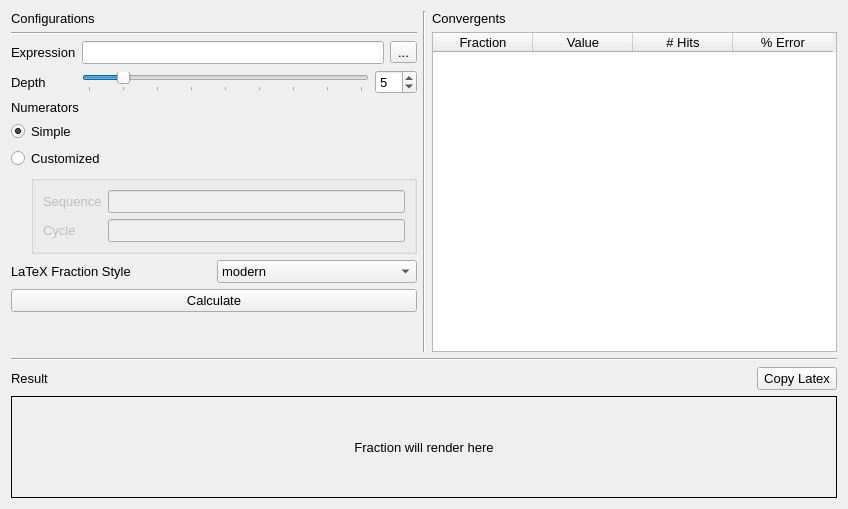
<?xml version="1.0" encoding="UTF-8"?>
<ui version="4.0">
 <class>MainWindow</class>
 <widget class="QWidget" name="MainWindow">
  <property name="geometry">
   <rect>
    <x>0</x>
    <y>0</y>
    <width>848</width>
    <height>509</height>
   </rect>
  </property>
  <property name="font">
   <font>
    <pointsize>10</pointsize>
   </font>
  </property>
  <property name="windowTitle">
   <string notr="true">Continued Fraction Calculator</string>
  </property>
  <layout class="QVBoxLayout" name="verticalLayout_7">
   <item>
    <layout class="QHBoxLayout" name="horizontalLayout_6">
     <item>
      <layout class="QVBoxLayout" name="verticalLayout_3">
       <property name="sizeConstraint">
        <enum>QLayout::SetMinimumSize</enum>
       </property>
       <item>
        <widget class="QLabel" name="label_7">
         <property name="text">
          <string>Configurations</string>
         </property>
        </widget>
       </item>
       <item>
        <widget class="Line" name="line_2">
         <property name="orientation">
          <enum>Qt::Horizontal</enum>
         </property>
        </widget>
       </item>
       <item>
        <layout class="QFormLayout" name="formLayout_2">
         <item row="0" column="0">
          <widget class="QLabel" name="label">
           <property name="text">
            <string>Expression</string>
           </property>
          </widget>
         </item>
         <item row="0" column="1">
          <layout class="QHBoxLayout" name="horizontalLayout_4">
           <item>
            <widget class="QLineEdit" name="expression_line_edit"/>
           </item>
           <item>
            <widget class="QToolButton" name="expression_configure_tool_button">
             <property name="toolTip">
              <string notr="true">Configure Expression Parser</string>
             </property>
             <property name="toolTipDuration">
              <number>-1</number>
             </property>
             <property name="text">
              <string>...</string>
             </property>
            </widget>
           </item>
          </layout>
         </item>
         <item row="1" column="0">
          <widget class="QLabel" name="label_2">
           <property name="text">
            <string>Depth</string>
           </property>
          </widget>
         </item>
         <item row="1" column="1">
          <layout class="QHBoxLayout" name="horizontalLayout_3">
           <item>
            <widget class="QSlider" name="depth_slider">
             <property name="minimumSize">
              <size>
               <width>125</width>
               <height>0</height>
              </size>
             </property>
             <property name="maximum">
              <number>40</number>
             </property>
             <property name="value">
              <number>5</number>
             </property>
             <property name="orientation">
              <enum>Qt::Horizontal</enum>
             </property>
             <property name="invertedAppearance">
              <bool>false</bool>
             </property>
             <property name="invertedControls">
              <bool>false</bool>
             </property>
             <property name="tickPosition">
              <enum>QSlider::TicksBelow</enum>
             </property>
             <property name="tickInterval">
              <number>5</number>
             </property>
            </widget>
           </item>
           <item>
            <widget class="QSpinBox" name="depth_spin_box">
             <property name="maximum">
              <number>40</number>
             </property>
             <property name="value">
              <number>5</number>
             </property>
            </widget>
           </item>
          </layout>
         </item>
        </layout>
       </item>
       <item>
        <layout class="QVBoxLayout" name="verticalLayout_2">
         <item>
          <widget class="QLabel" name="label_3">
           <property name="text">
            <string>Numerators</string>
           </property>
          </widget>
         </item>
         <item>
          <layout class="QVBoxLayout" name="verticalLayout">
           <item>
            <widget class="QRadioButton" name="numerators_simple_radio_button">
             <property name="text">
              <string>Simple</string>
             </property>
             <property name="checked">
              <bool>true</bool>
             </property>
            </widget>
           </item>
           <item>
            <widget class="QRadioButton" name="numerators_customized_radio_button">
             <property name="text">
              <string>Customized</string>
             </property>
            </widget>
           </item>
           <item>
            <layout class="QHBoxLayout" name="horizontalLayout_2">
             <item>
              <spacer name="horizontalSpacer">
               <property name="orientation">
                <enum>Qt::Horizontal</enum>
               </property>
               <property name="sizeType">
                <enum>QSizePolicy::Minimum</enum>
               </property>
               <property name="sizeHint" stdset="0">
                <size>
                 <width>20</width>
                 <height>20</height>
                </size>
               </property>
              </spacer>
             </item>
             <item>
              <widget class="QGroupBox" name="numerator_customized_option_group">
               <property name="enabled">
                <bool>false</bool>
               </property>
               <layout class="QFormLayout" name="formLayout">
                <item row="0" column="0">
                 <widget class="QLabel" name="label_4">
                  <property name="text">
                   <string>Sequence</string>
                  </property>
                 </widget>
                </item>
                <item row="0" column="1">
                 <widget class="QLineEdit" name="numerators_sequence_line_edit"/>
                </item>
                <item row="1" column="0">
                 <widget class="QLabel" name="label_5">
                  <property name="text">
                   <string>Cycle</string>
                  </property>
                 </widget>
                </item>
                <item row="1" column="1">
                 <widget class="QLineEdit" name="numerators_cycle_line_edit"/>
                </item>
               </layout>
              </widget>
             </item>
            </layout>
           </item>
          </layout>
         </item>
        </layout>
       </item>
       <item>
        <layout class="QHBoxLayout" name="horizontalLayout">
         <item>
          <widget class="QLabel" name="label_6">
           <property name="text">
            <string>LaTeX Fraction Style</string>
           </property>
          </widget>
         </item>
         <item>
          <widget class="QComboBox" name="display_format_combo_box">
           <item>
            <property name="text">
             <string notr="true">modern</string>
            </property>
           </item>
           <item>
            <property name="text">
             <string notr="true">legacy</string>
            </property>
           </item>
          </widget>
         </item>
        </layout>
       </item>
       <item>
        <widget class="QPushButton" name="calculate_push_button">
         <property name="text">
          <string>Calculate</string>
         </property>
        </widget>
       </item>
       <item>
        <spacer name="verticalSpacer">
         <property name="orientation">
          <enum>Qt::Vertical</enum>
         </property>
         <property name="sizeHint" stdset="0">
          <size>
           <width>20</width>
           <height>40</height>
          </size>
         </property>
        </spacer>
       </item>
      </layout>
     </item>
     <item>
      <widget class="Line" name="line">
       <property name="orientation">
        <enum>Qt::Vertical</enum>
       </property>
      </widget>
     </item>
     <item>
      <layout class="QVBoxLayout" name="verticalLayout_6">
       <item>
        <widget class="QLabel" name="label_9">
         <property name="text">
          <string>Convergents</string>
         </property>
        </widget>
       </item>
       <item>
        <widget class="QTableWidget" name="convergents_table_widget">
         <column>
          <property name="text">
           <string>Fraction</string>
          </property>
         </column>
         <column>
          <property name="text">
           <string>Value</string>
          </property>
         </column>
         <column>
          <property name="text">
           <string># Hits</string>
          </property>
         </column>
         <column>
          <property name="text">
           <string>% Error</string>
          </property>
         </column>
        </widget>
       </item>
      </layout>
     </item>
    </layout>
   </item>
   <item>
    <widget class="Line" name="line_3">
     <property name="orientation">
      <enum>Qt::Horizontal</enum>
     </property>
    </widget>
   </item>
   <item>
    <layout class="QVBoxLayout" name="verticalLayout_4">
     <item>
      <layout class="QHBoxLayout" name="horizontalLayout_5">
       <item>
        <widget class="QLabel" name="label_8">
         <property name="text">
          <string>Result</string>
         </property>
        </widget>
       </item>
       <item>
        <spacer name="horizontalSpacer_2">
         <property name="orientation">
          <enum>Qt::Horizontal</enum>
         </property>
         <property name="sizeHint" stdset="0">
          <size>
           <width>40</width>
           <height>20</height>
          </size>
         </property>
        </spacer>
       </item>
       <item>
        <widget class="QPushButton" name="copy_latex_push_button">
         <property name="text">
          <string>Copy Latex</string>
         </property>
        </widget>
       </item>
      </layout>
     </item>
     <item>
      <widget class="QLabel" name="result_render_area">
       <property name="sizePolicy">
        <sizepolicy hsizetype="MinimumExpanding" vsizetype="MinimumExpanding">
         <horstretch>0</horstretch>
         <verstretch>0</verstretch>
        </sizepolicy>
       </property>
       <property name="minimumSize">
        <size>
         <width>0</width>
         <height>0</height>
        </size>
       </property>
       <property name="frameShape">
        <enum>QFrame::Box</enum>
       </property>
       <property name="frameShadow">
        <enum>QFrame::Plain</enum>
       </property>
       <property name="text">
        <string>Fraction will render here</string>
       </property>
       <property name="alignment">
        <set>Qt::AlignCenter</set>
       </property>
      </widget>
     </item>
    </layout>
   </item>
  </layout>
 </widget>
 <resources/>
 <connections>
  <connection>
   <sender>depth_slider</sender>
   <signal>valueChanged(int)</signal>
   <receiver>depth_spin_box</receiver>
   <slot>setValue(int)</slot>
   <hints>
    <hint type="sourcelabel">
     <x>203</x>
     <y>94</y>
    </hint>
    <hint type="destinationlabel">
     <x>299</x>
     <y>88</y>
    </hint>
   </hints>
  </connection>
  <connection>
   <sender>depth_spin_box</sender>
   <signal>valueChanged(int)</signal>
   <receiver>depth_slider</receiver>
   <slot>setValue(int)</slot>
   <hints>
    <hint type="sourcelabel">
     <x>296</x>
     <y>76</y>
    </hint>
    <hint type="destinationlabel">
     <x>207</x>
     <y>79</y>
    </hint>
   </hints>
  </connection>
  <connection>
   <sender>numerators_customized_radio_button</sender>
   <signal>toggled(bool)</signal>
   <receiver>numerator_customized_option_group</receiver>
   <slot>setEnabled(bool)</slot>
   <hints>
    <hint type="sourcelabel">
     <x>81</x>
     <y>166</y>
    </hint>
    <hint type="destinationlabel">
     <x>89</x>
     <y>220</y>
    </hint>
   </hints>
  </connection>
 </connections>
</ui>
